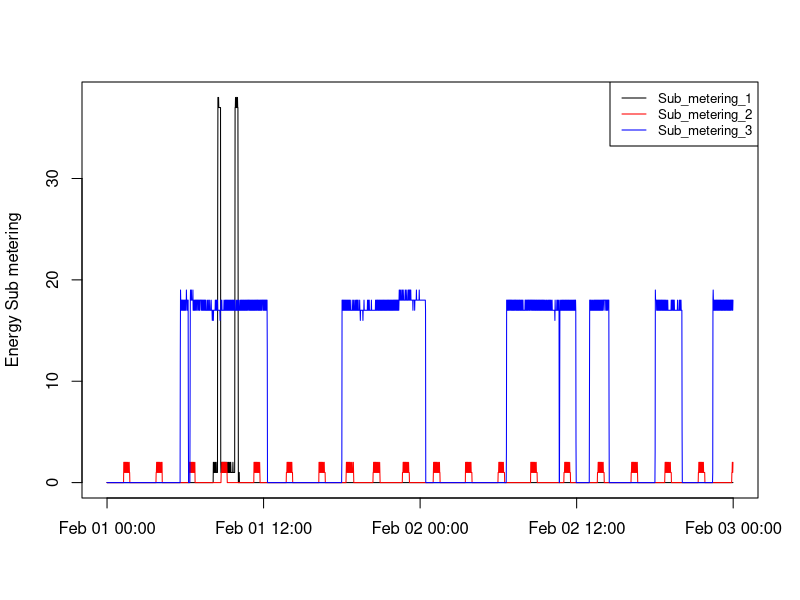

The R script that drew this image:
library(sqldf); library(dplyr); library(ggplot2); library(jpeg)
df <- read.csv(file = "df.csv")
df <- df[-1]
df$datetime <- as.POSIXct(paste(df$Date, df$Time), format="%Y-%m-%d %H:%M:%S")
png("plot3.png", width = 480, height = 480)
plot(x = df$datetime, y = df$Sub_metering_1, ylab = 'Energy Sub metering', type = 'l', xlab = '')
lines(x = df$datetime, y = df$Sub_metering_2, type = 'l', xlab = '',col = 'red', add=TRUE)
lines(x = df$datetime, y = df$Sub_metering_3, type = 'l', xlab = '',col = 'blue', add=TRUE)
legend('topright', legend=c('Sub_metering_1', 'Sub_metering_2', 'Sub_metering_3'), col=c("black","red","blue"), lty = 1, cex = 0.8)
dev.off()
